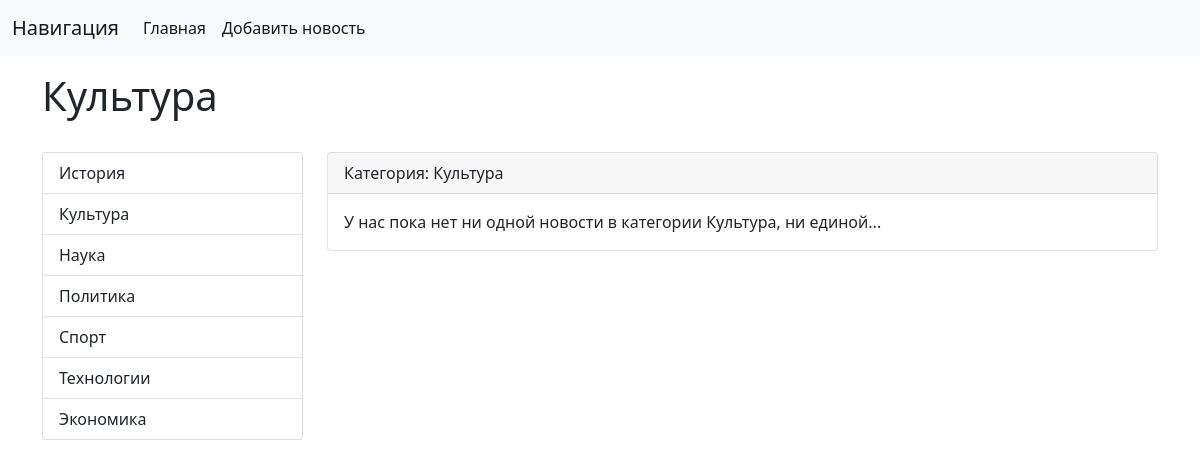
The app's page /news/category/4/ with its own data.
### news/models.py (models this page shows, shortened)
class Category(models.Model):
    title = models.CharField(max_length=128, db_index=True, verbose_name='Категория')
    def __str__(self):
        return self.title
    class Meta:
        verbose_name = 'Категория'
        verbose_name_plural = 'Категории'
        ordering = ['title']

### news/views.py (the view)
# urls.py: path('category/<int:category_id>/', get_category, name='category'),
def get_category(request, category_id):
    news = News.objects.filter(category=category_id, is_published=True)
    category = Category.objects.all()
    title = Category.objects.filter(pk=category_id)[0]
    data = {'news': news, 'category': category, 'title': title}
    return render(request, 'news/news_category.html', data)

### news/templates/news/news_category.html (shortened to what this page needs)
{% extends 'base.html' %}
{% block sidebar %}
    {% include 'inc/_sidebar.html' %}
{% endblock %}
{% block headline %}
    {{ title }}
{% endblock %}
{% block context %}
{% if news %}
    {% for item in news %}
        <div class="card mb-3">
            <div class="card-header">
                Опубликовано: {{ item.created_at|date:'d.m.Y H:i' }} | Категория: {{ item.category }} | Автор: {{ item.user }}
            </div>
            <div class="media">
                <h5 class="mt-0">{{ item.title }}</h5>
                <p>
                    {% if item.photo %}
                        <img src="{{ item.photo.url }}" alt="{{ item.title }} picture"
                            width="300" class="mr-3" align="left" vspace="5" hspace="5">
                    {% else %}
                        <img src="https://s1.1zoom.me/b5050/4/Cats_Kittens_Ginger_484195_3840x2400.jpg"
                             alt="default_kitten" width="300" class="mr-3"align="left" vspace="5" hspace="5">
                    {% endif %}
                    {{ item.content|truncatewords:100 }}
                </p>
            </div>
            <div class="card-footer text-muted">
                <a href="{{ item.get_absolute_url }}" class="btn btn-primary">Подробнее...</a>
            </div>
        </div>
    {% endfor%}
{% else %}
    <div class="card mb-3">
        <div class="card-header">
            Категория: {{ title }}
        </div>
        <div class="card-body">
            <p class="card-text">У нас пока нет ни одной новости в категории {{ title }}, ни единой...</p>
        </div>
    </div>
{% endif %}
{% endblock %}

### templates/inc/_sidebar.html
<div class="list-group">
    {% for item in category %}
        <a href="{% url 'category' item.pk %}" class="list-group-item list-group-item-action">{{ item.title }}</a>
    {% endfor %}
</div>

### templates/base.html (style rules this page uses)
a { text-decoration: none; }

### records on screen
Category: title "Культура"
Category: title "История"
Category: title "Наука"
Category: title "Политика"
Category: title "Спорт"
Category: title "Технологии"
Category: title "Экономика"
